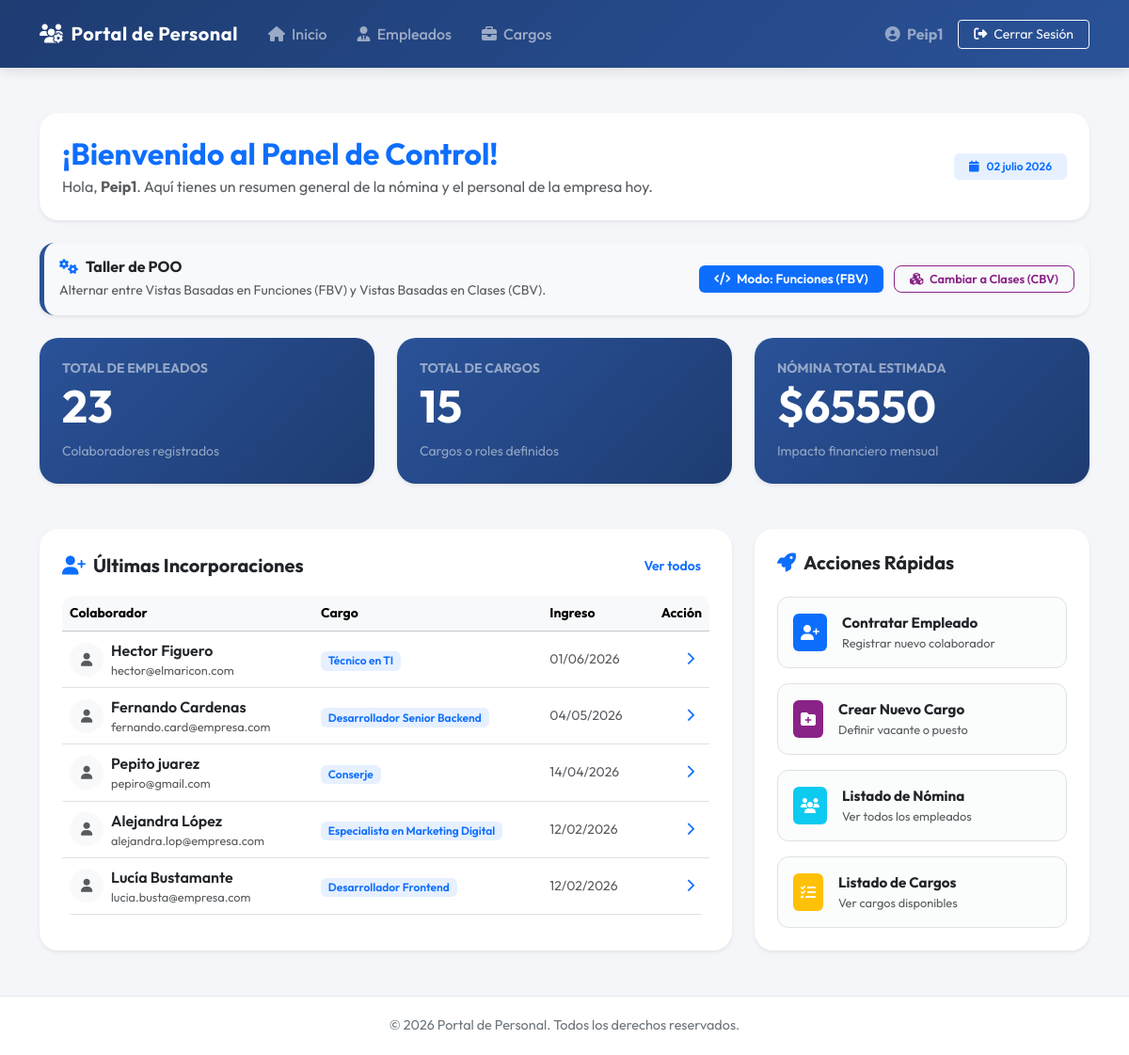
The app's page / (signed in) with its own data.
### employees/models.py (models this page shows, shortened)
class Employee(models.Model):
    first_name = models.CharField(max_length=100, verbose_name="Nombres")
    last_name = models.CharField(max_length=100, verbose_name="Apellidos")
    email = models.EmailField(verbose_name="Correo")
    salary = models.DecimalField(max_digits=10, decimal_places=2, verbose_name="Sueldo")
    hire_date = models.DateField(verbose_name="Fecha de Ingreso")
    position = models.ForeignKey(Position, on_delete=models.CASCADE, verbose_name="Cargo")
    is_active = models.BooleanField(default=True, verbose_name="Estado Activo")
    class Meta:
        verbose_name = "Empleado"
        verbose_name_plural = "Empleados"

class Position(models.Model):
    name = models.CharField(max_length=100, verbose_name="Nombre")
    description = models.CharField(max_length=200, blank=True, null=True, verbose_name="Descripción")
    max_salary = models.DecimalField(max_digits=10, decimal_places=2, null=True, blank=True, verbose_name="Salario Máximo")
    class Meta:
        verbose_name = "Cargo"
        verbose_name_plural = "Cargos"

### employees/views.py (the view)
# urls.py: path('', views.home_view, name='home'),
@login_required
def home_view(request):
    if get_view_mode(request) == 'cbv':
        return HomeCBV.as_view()(request)
    return home_view_fbv(request)

### employees/views.py (called while the page is built)
@login_required
def home_view_fbv(request):
    total_employees = Employee.objects.filter(is_active=True).count()
    total_positions = Position.objects.count()
    total_payroll = Employee.objects.filter(is_active=True).aggregate(total=Sum('salary'))['total'] or 0.00
    recent_employees = Employee.objects.select_related('position').order_by('-hire_date', '-id')[:5]
    context = {
        'total_employees': total_employees,
        'total_positions': total_positions,
        'total_payroll': total_payroll,
        'recent_employees': recent_employees,
    }
    return render(request, 'employees/home.html', context)

def get_view_mode(request):
    return request.session.get('view_mode', 'fbv')

### employees/templates/employees/home.html (shortened to what this page needs)
{% extends 'employees/base.html' %}
{% block content %}
<div class="card p-4 border-0 mb-4 bg-white shadow-sm" style="border-radius: 20px;">
    <div class="row align-items-center">
        <div class="col-md-8">
            <h2 class="fw-bold text-primary mb-1">¡Bienvenido al Panel de Control!</h2>
            <p class="text-muted mb-0">Hola, <strong>{{ request.user.username }}</strong>. Aquí tienes un resumen general de la nómina y el personal de la empresa hoy.</p>
        </div>
        <div class="col-md-4 text-md-end mt-3 mt-md-0">
            <span class="badge bg-primary bg-opacity-10 text-primary px-3 py-2 fw-semibold">
                <i class="fa-solid fa-calendar me-2"></i>{% now "d F Y" %}
            </span>
        </div>
    </div>
</div>
<div class="card p-3 border-0 mb-4 shadow-sm bg-light" style="border-radius: 16px; border-left: 5px solid #2a5298 !important;">
    <div class="d-flex flex-column flex-sm-row justify-content-between align-items-sm-center gap-3">
        <div>
            <h6 class="fw-bold text-dark mb-1">
                <i class="fa-solid fa-gears text-primary me-2"></i>Taller de POO
            </h6>
            <p class="text-muted small mb-0">
                Alternar entre Vistas Basadas en Funciones (FBV) y Vistas Basadas en Clases (CBV).
            </p>
        </div>
        <div>
            {% if request.session.view_mode == 'cbv' %}
                <span class="badge bg-purple text-white px-3 py-2 fw-semibold me-2" style="background-color: #8a2387; font-size: 0.85rem;">
                    <i class="fa-solid fa-cubes me-1"></i> Modo: Clases (CBV)
                </span>
                <a href="{% url 'toggle_view_mode' %}?mode=fbv" class="btn btn-sm btn-outline-primary px-3 py-1.5 fw-semibold" style="border-radius: 8px; font-size: 0.8rem;">
                    <i class="fa-solid fa-code me-1"></i> Cambiar a Funciones (FBV)
                </a>
            {% else %}
                <span class="badge bg-primary text-white px-3 py-2 fw-semibold me-2" style="font-size: 0.85rem;">
                    <i class="fa-solid fa-code me-1"></i> Modo: Funciones (FBV)
                </span>
                <a href="{% url 'toggle_view_mode' %}?mode=cbv" class="btn btn-sm btn-outline-secondary px-3 py-1.5 fw-semibold" style="border-radius: 8px; font-size: 0.8rem; color: #8a2387; border-color: #8a2387;">
                    <i class="fa-solid fa-cubes me-1"></i> Cambiar a Clases (CBV)
                </a>
            {% endif %}
        </div>
    </div>
</div>
<div class="row g-4 mb-5">
    <div class="col-md-4">
        <div class="card border-0 shadow-sm text-white h-100" style="background: linear-gradient(135deg, #2a5298 0%, #1e3c72 100%); border-radius: 20px;">
            <div class="card-body p-4">
                <h6 class="text-white-50 text-uppercase small fw-bold mb-1">Total de Empleados</h6>
                <h2 class="fw-bold mb-0 display-5">{{ total_employees }}</h2>
                <p class="text-white-50 small mt-2 mb-0">Colaboradores registrados</p>
            </div>
        </div>
    </div>
    <div class="col-md-4">
        <div class="card border-0 shadow-sm text-white h-100" style="background: linear-gradient(135deg, #2a5298 0%, #1e3c72 100%); border-radius: 20px;">
            <div class="card-body p-4">
                <h6 class="text-white-50 text-uppercase small fw-bold mb-1">Total de Cargos</h6>
                <h2 class="fw-bold mb-0 display-5">{{ total_positions }}</h2>
                <p class="text-white-50 small mt-2 mb-0">Cargos o roles definidos</p>
            </div>
        </div>
    </div>
    <div class="col-md-4">
        <div class="card border-0 shadow-sm text-white h-100" style="background: linear-gradient(135deg, #2a5298 0%, #1e3c72 100%); border-radius: 20px;">
            <div class="card-body p-4">
                <h6 class="text-white-50 text-uppercase small fw-bold mb-1">Nómina Total Estimada</h6>
                <h2 class="fw-bold mb-0 display-5">${{ total_payroll }}</h2>
                <p class="text-white-50 small mt-2 mb-0">Impacto financiero mensual</p>
            </div>
        </div>
    </div>
</div>
<div class="row g-4">
    <div class="col-lg-8">
        <div class="card border-0 shadow-sm p-4 h-100" style="border-radius: 20px;">
            <div class="d-flex justify-content-between align-items-center mb-3">
                <h5 class="fw-bold text-dark mb-0">
                    <i class="fa-solid fa-user-plus me-2 text-primary"></i>Últimas Incorporaciones
                </h5>
                <a href="{% url 'employee_list' %}" class="btn btn-sm btn-link text-decoration-none fw-semibold">Ver todos</a>
            </div>
            <div class="table-responsive">
                <table class="table align-middle mb-0 table-hover">
                    <thead class="table-light text-muted small uppercase">
                        <tr>
                            <th>Colaborador</th>
                            <th>Cargo</th>
                            <th>Ingreso</th>
                            <th class="text-end">Acción</th>
                        </tr>
                    </thead>
                    <tbody>
                        {% for employee in recent_employees %}
                        <tr>
                            <td>
                                <div class="d-flex align-items-center">
                                    <div class="p-2 rounded-circle bg-light text-muted me-2" style="width:36px; height:36px; display:flex; align-items:center; justify-content:center;">
                                        <i class="fa-solid fa-user small"></i>
                                    </div>
                                    <div>
                                        <div class="fw-semibold text-dark">{{ employee.first_name }} {{ employee.last_name }}</div>
                                        <div class="text-muted small" style="font-size:0.8rem;">{{ employee.email }}</div>
                                    </div>
                                </div>
                            </td>
                            <td>
                                <span class="badge bg-primary bg-opacity-10 text-primary fw-semibold">
                                    {{ employee.position.name }}
                                </span>
                            </td>
                            <td class="text-muted small">{{ employee.hire_date|date:"d/m/Y" }}</td>
                            <td class="text-end">
                                <a href="{% url 'employee_detail' employee.pk %}" class="btn btn-sm btn-outline-light text-primary border-0" title="Ver Ficha">
                                    <i class="fa-solid fa-chevron-right"></i>
                                </a>
                            </td>
                        </tr>
                        {% empty %}
                        <tr>
                            <td colspan="4" class="text-center py-4 text-muted small">No hay incorporaciones recientes.</td>
                        </tr>
                        {% endfor %}
                    </tbody>
                </table>
            </div>
        </div>
    </div>
    <div class="col-lg-4">
        <div class="card border-0 shadow-sm p-4 h-100" style="border-radius: 20px;">
            <h5 class="fw-bold text-dark mb-4">
                <i class="fa-solid fa-rocket me-2 text-primary"></i>Acciones Rápidas
            </h5>
            <div class="d-grid gap-3">
                <a href="{% url 'employee_create' %}" class="btn btn-outline-primary py-3 text-start px-3 shadow-none border bg-light bg-opacity-50" style="border-radius: 12px; transition: all 0.2s;">
                    <div class="d-flex align-items-center">
                        <div class="p-2 rounded bg-primary text-white me-3">
                            <i class="fa-solid fa-user-plus"></i>
                        </div>
                        <div>
                            <div class="fw-bold text-dark" style="font-size:0.95rem;">Contratar Empleado</div>
                            <div class="text-muted small" style="font-size:0.8rem;">Registrar nuevo colaborador</div>
                        </div>
                    </div>
                </a>
                <a href="{% url 'position_create' %}" class="btn btn-outline-primary py-3 text-start px-3 shadow-none border bg-light bg-opacity-50" style="border-radius: 12px; transition: all 0.2s;">
                    <div class="d-flex align-items-center">
                        <div class="p-2 rounded bg-secondary text-white me-3" style="background-color: #8a2387 !important;">
                            <i class="fa-solid fa-folder-plus"></i>
                        </div>
                        <div>
                            <div class="fw-bold text-dark" style="font-size:0.95rem;">Crear Nuevo Cargo</div>
                            <div class="text-muted small" style="font-size:0.8rem;">Definir vacante o puesto</div>
                        </div>
                    </div>
                </a>
                <a href="{% url 'employee_list' %}" class="btn btn-outline-primary py-3 text-start px-3 shadow-none border bg-light bg-opacity-50" style="border-radius: 12px; transition: all 0.2s;">
                    <div class="d-flex align-items-center">
                        <div class="p-2 rounded bg-info text-white me-3">
                            <i class="fa-solid fa-users"></i>
                        </div>
                        <div>
                            <div class="fw-bold text-dark" style="font-size:0.95rem;">Listado de Nómina</div>
                            <div class="text-muted small" style="font-size:0.8rem;">Ver todos los empleados</div>
                        </div>
                    </div>
                </a>
                <a href="{% url 'position_list' %}" class="btn btn-outline-primary py-3 text-start px-3 shadow-none border bg-light bg-opacity-50" style="border-radius: 12px; transition: all 0.2s;">
                    <div class="d-flex align-items-center">
                        <div class="p-2 rounded bg-warning text-white me-3">
                            <i class="fa-solid fa-list-check"></i>
                        </div>
                        <div>
                            <div class="fw-bold text-dark" style="font-size:0.95rem;">Listado de Cargos</div>
                            <div class="text-muted small" style="font-size:0.8rem;">Ver cargos disponibles</div>
                        </div>
                    </div>
                </a>
            </div>
        </div>
    </div>
</div>
{% endblock %}

### employees/templates/employees/base.html (shortened to what this page needs)
{% load static %}
<!DOCTYPE html>
<html lang="es">
<head>
    <link href="https://cdn.jsdelivr.net/npm/bootstrap@5.3.2/dist/css/bootstrap.min.css" rel="stylesheet">
    <link href="https://cdnjs.cloudflare.com/ajax/libs/font-awesome/6.4.2/css/all.min.css" rel="stylesheet">
    <link href="{% static 'css/styles.css' %}" rel="stylesheet">
</head>
<body>
    <nav class="navbar navbar-expand-lg navbar-dark py-3">
        <div class="container">
            <a class="navbar-brand" href="{% if user.is_authenticated %}{% url 'home' %}{% else %}#{% endif %}">
                <i class="fa-solid fa-users-gear me-2"></i>Portal de Personal
            </a>
            <div class="collapse navbar-collapse" id="navbarNav">
                {% if user.is_authenticated %}
                <ul class="navbar-nav me-auto">
                    <li class="nav-item">
                        <a class="nav-link px-3" href="{% url 'home' %}">
                            <i class="fa-solid fa-house me-1"></i> Inicio
                        </a>
                    </li>
                    <li class="nav-item">
                        <a class="nav-link px-3" href="{% url 'employee_list' %}">
                            <i class="fa-solid fa-user-tie me-1"></i> Empleados
                        </a>
                    </li>
                    <li class="nav-item">
                        <a class="nav-link px-3" href="{% url 'position_list' %}">
                            <i class="fa-solid fa-briefcase me-1"></i> Cargos
                        </a>
                    </li>
                </ul>
                <ul class="navbar-nav ms-auto align-items-center">
                    <li class="nav-item me-3 text-white-50">
                        <i class="fa-solid fa-user-circle me-1"></i> <strong>{{ user.username }}</strong>
                    </li>
                    <li class="nav-item">
                        <a class="btn btn-sm btn-outline-light px-3 py-1.5" href="{% url 'logout' %}">
                            <i class="fa-solid fa-right-from-bracket me-1"></i> Cerrar Sesión
                        </a>
                    </li>
                </ul>
                {% endif %}
            </div>
        </div>
    </nav>
    <div class="container my-5 fade-in">
        {% block content %}{% endblock %}
    </div>
    <footer class="footer text-center">
        <div class="container">
            <p class="mb-0">© 2026 Portal de Personal. Todos los derechos reservados.</p>
        </div>
    </footer>
</body>
</html>

### templates/css/styles.css (style rules this page uses)
body { font-family: 'Outfit', sans-serif; background-color: #f4f6f9; color: #333333; min-height: 100vh; display: flex; flex-direction: column; }
.navbar { background: linear-gradient(135deg, #1e3c72 0%, #2a5298 100%); box-shadow: 0 4px 12px rgba(0,0,0,0.1); }
.navbar-brand { font-weight: 700; letter-spacing: 0.5px; }
.nav-link { font-weight: 500; transition: all 0.2s ease-in-out; }
.card { border: none; border-radius: 16px; box-shadow: 0 8px 24px rgba(0,0,0,0.05); transition: all 0.3s ease; }
.footer { margin-top: auto; background-color: #ffffff; border-top: 1px solid #e9ecef; padding: 20px 0; font-size: 0.9rem; color: #6c757d; }
.table-responsive { border-radius: 12px; overflow: hidden; }
.fade-in { animation: fadeIn 0.4s ease-out; }

### records on screen
Employee: first_name "Hector", last_name "Figuero", email "hector@elmaricon.com", position.name "Técnico en TI", hire_date "01/06/2026"
Employee: first_name "Fernando", last_name "Cardenas", email "fernando.card@empresa.com", position.name "Desarrollador Senior Backend", hire_date "04/05/2026"
Employee: first_name "Pepito", last_name "juarez", email "pepiro@gmail.com", position.name "Conserje", hire_date "14/04/2026"
Employee: first_name "Alejandra", last_name "López", email "alejandra.lop@empresa.com", position.name "Especialista en Marketing Digital", hire_date "12/02/2026"
Employee: first_name "Lucía", last_name "Bustamante", email "lucia.busta@empresa.com", position.name "Desarrollador Frontend", hire_date "12/02/2026"

### other values on screen
{{ user.username }} "Peip1"
{{ request.user.username }} "Peip1"
{{ total_employees }} "23"
{{ total_positions }} "15"
{{ total_payroll }} "65550"
